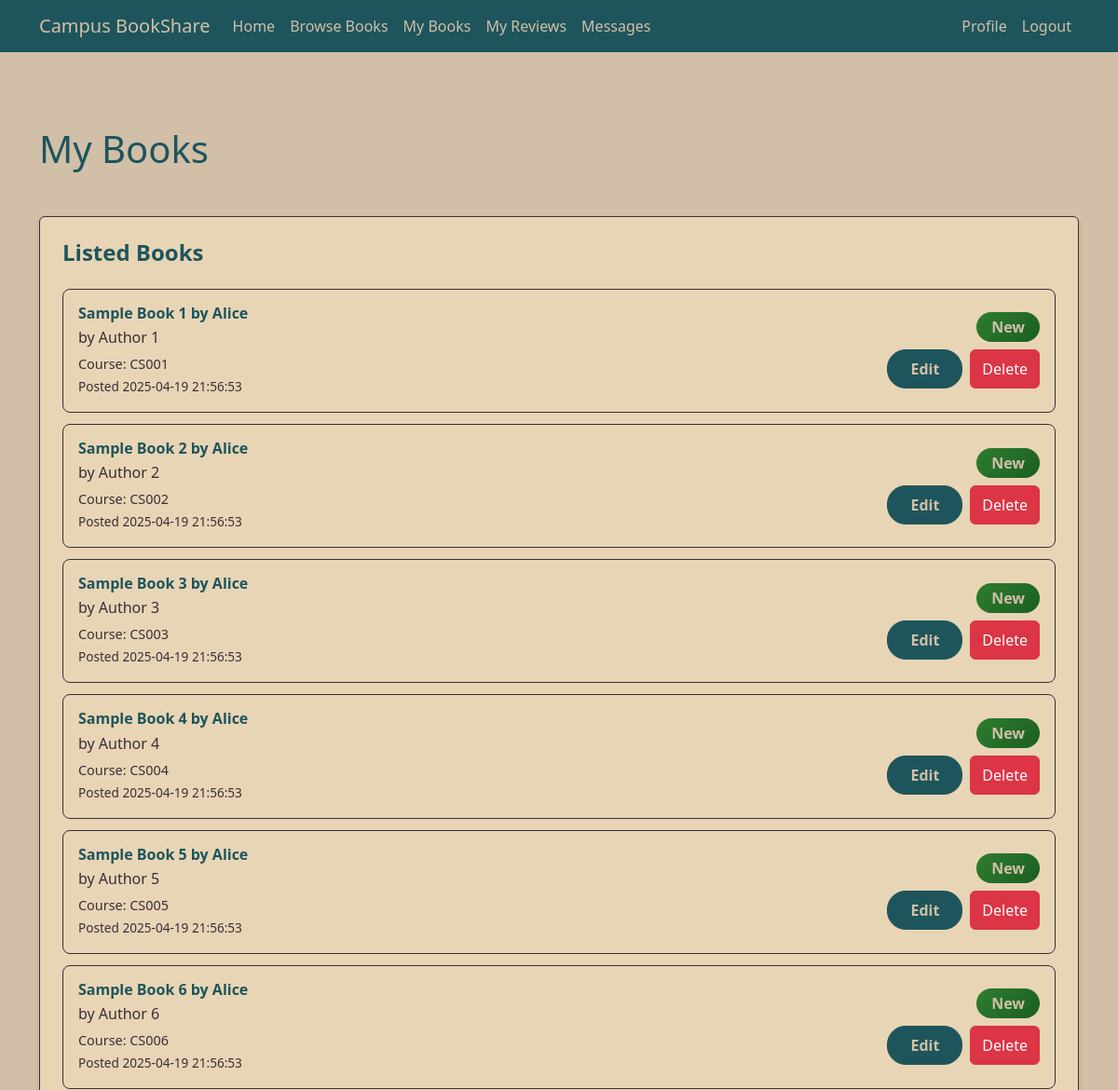
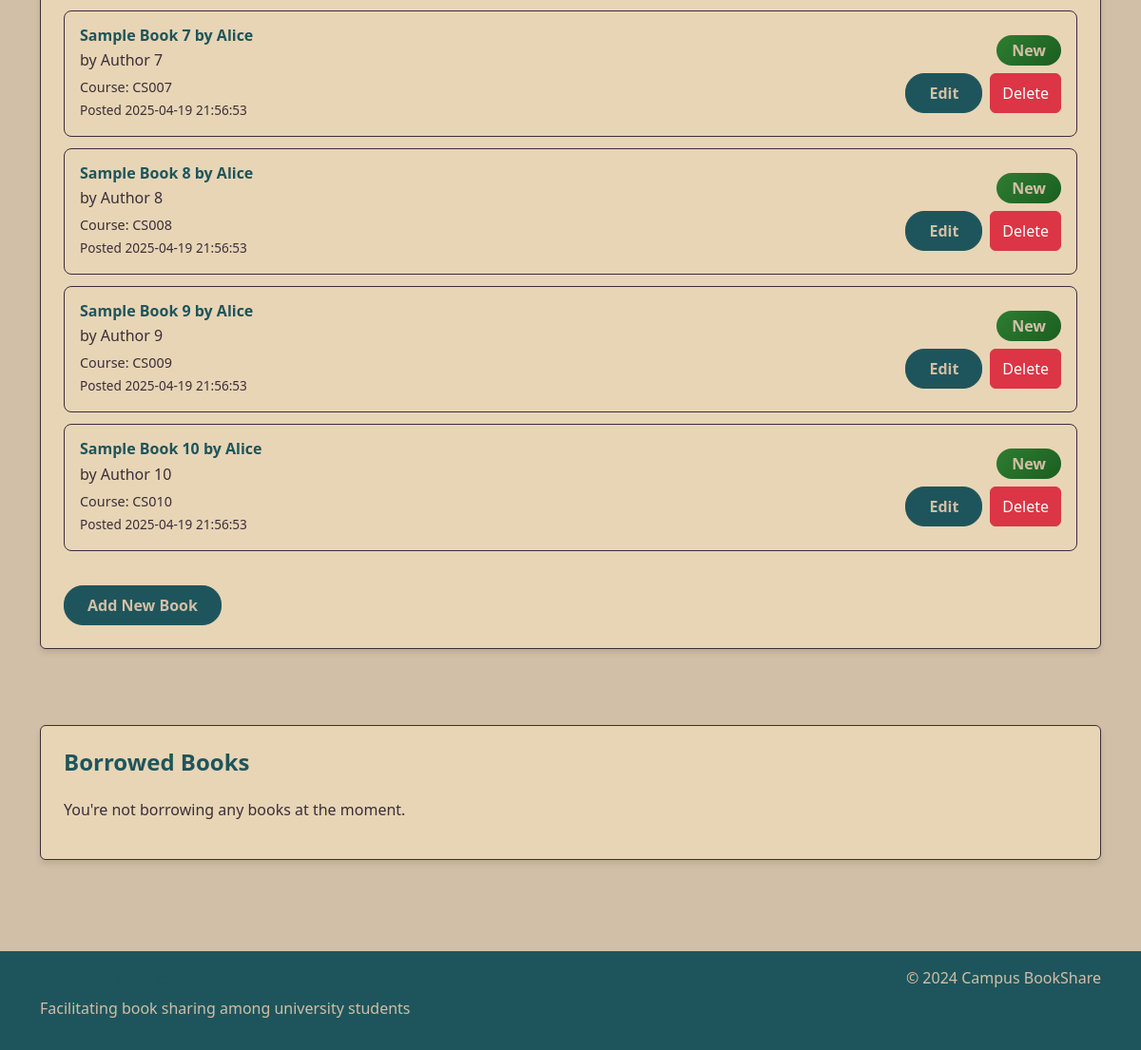
Screenshot of /my-books (signed in) with the database file from the repository (2 pictures, top to bottom).
### tables this page shows
CREATE TABLE Books (
        book_id INTEGER PRIMARY KEY AUTOINCREMENT,
        user_id INTEGER,
        title TEXT NOT NULL,
        author TEXT,
        ISBN TEXT,
        subject TEXT,
        course_code TEXT,
        condition TEXT,
        availability TEXT NOT NULL,
        date_posted TEXT NOT NULL,
        FOREIGN KEY (user_id) REFERENCES Users(user_id)
    );

### app.py (the view)
@app.route('/my-books')
@login_required
def my_books():
    conn = get_db_connection()
    books_lending = conn.execute('''
        SELECT * FROM Books
        WHERE user_id = ?
        ORDER BY date_posted DESC
    ''', (session['user_id'],)).fetchall()
    books_borrowing = conn.execute('''
        SELECT b.*, u.name as lender_name, u.user_id as lender_id
        FROM Books b
        JOIN Users u ON b.user_id = u.user_id
        JOIN BorrowedBooks bb ON b.book_id = bb.book_id
        WHERE bb.borrower_id = ? AND bb.return_date IS NULL
        ORDER BY bb.borrow_date DESC
    ''', (session['user_id'],)).fetchall()
    pending_requests = conn.execute('''
        SELECT br.*, b.title, b.book_id, u.name as borrower_name
        FROM BorrowRequests br
        JOIN Books b ON br.book_id = b.book_id
        JOIN Users u ON br.borrower_id = u.user_id
        WHERE b.user_id = ? AND br.status = 'pending'
        ORDER BY br.request_date DESC
    ''', (session['user_id'],)).fetchall()
    conn.close()
    return render_template('my_books.html',
                         books_lending=books_lending,
                         books_borrowing=books_borrowing,
                         pending_requests=pending_requests)

### app.py (called while the page is built)
def get_db_connection():
    conn = sqlite3.connect('database.db')
    conn.row_factory = sqlite3.Row
    return conn

def login_required(f):
    @wraps(f)
    def decorated_function(*args, **kwargs):
        if 'user_id' not in session:
            flash('Please log in to access this page.', 'warning')
            return redirect(url_for('login'))
        return f(*args, **kwargs) # Returns original function if logged in
    return decorated_function

### templates/my_books.html (shortened to what this page needs)
{% extends "base.html" %}
{% block content %}
<div class="container my-books-container">
    <div class="row mb-4">
        <div class="col-12">
            <h1 class="mb-4">My Books</h1>
        </div>
    </div>
    <div class="row mb-5">
        <div class="col-12">
            <div class="card my-books-card">
                <div class="card-body">
                    <h4 class="card-title">Listed Books</h4>
                    {% if books_lending %}
                    <div class="list-group profile-recent-listings">
                        {% for book in books_lending %}
                        <div class="list-group-item">
                            <div class="d-flex justify-content-between align-items-center">
                                <div>
                                    <h6 class="book-title">{{ book.title }}</h6>
                                    <p class="book-subtitle mb-1">by {{ book.author }}</p>
                                    <small class="book-meta">Course: {{ book.course_code }}</small><br>
                                    <small class="book-date">Posted {{ book.date_posted }}</small>
                                </div>
                                <div class="text-end">
                                    <span class="badge badge-reviews mb-2" data-condition="{{ book.condition }}">{{ book.condition }}</span>
                                    <div class="d-flex gap-2 book-actions">
                                        <a href="{{ url_for('edit_book', book_id=book.book_id) }}" class="btn btn-primary">Edit</a>
                                        <button type="button" class="btn btn-danger" data-bs-toggle="modal" data-bs-target="#deleteModal{{ book.book_id }}">
                                            Delete
                                        </button>
                                    </div>
                                </div>
                            </div>
                        </div>
                        {% endfor %}
                    </div>
                    {% else %}
                    <p class="text-muted">You haven't listed any books for lending yet.</p>
                    {% endif %}
                    <div class="mt-4">
                        <a href="{{ url_for('add_book') }}" class="btn btn-primary">Add New Book</a>
                    </div>
                </div>
            </div>
        </div>
    </div>
    <div class="row">
        <div class="col-12">
            <div class="card my-books-card">
                <div class="card-body">
                    <h4 class="card-title">Borrowed Books</h4>
                    {% if books_borrowing %}
                    <div class="list-group profile-recent-listings">
                        {% for book in books_borrowing %}
                        <div class="list-group-item">
                            <div class="d-flex justify-content-between align-items-center">
                                <div>
                                    <h6 class="book-title">{{ book.title }}</h6>
                                    <p class="book-subtitle mb-1">by {{ book.author }}</p>
                                    <small class="book-meta">Course: {{ book.course_code }}</small><br>
                                    <small class="book-meta">Lender: {{ book.lender_name }}</small><br>
                                    <small class="book-date">Borrowed on {{ book.borrow_date }}</small>
                                </div>
                                <div class="text-end">
                                    <span class="badge badge-reviews mb-2" data-condition="{{ book.condition }}">{{ book.condition }}</span>
                                    <div class="d-flex gap-2 book-actions">
                                        <form action="{{ url_for('return_book', book_id=book.book_id) }}" method="POST" class="d-inline">
                                            <button type="submit" class="btn btn-primary">
                                                <i class="fas fa-undo me-1"></i> Return Book
                                            </button>
                                        </form>
                                        <a href="{{ url_for('message_user', user_id=book.lender_id) }}" class="btn btn-secondary">
                                            <i class="fas fa-envelope me-1"></i> Message Lender
                                        </a>
                                    </div>
                                </div>
                            </div>
                        </div>
                        {% endfor %}
                    </div>
                    {% else %}
                    <p class="text-muted">You're not borrowing any books at the moment.</p>
                    {% endif %}
                </div>
            </div>
        </div>
    </div>
</div>
{% endblock %}

### static/css/style.css (style rules this page uses)
body { background-color: #D1BFA7; color: #1E555C; min-height: 100vh; display: flex; flex-direction: column; }
.btn-primary { background-color: #1E555C; border-color: #1E555C; color: #D1BFA7; font-weight: 600; padding: 0.5rem 1.5rem; border-radius: 20px; }
.card { background-color: #E8D5B5; border: 1px solid #3A2E39; box-shadow: 0 4px 6px rgba(0, 0, 0, 0.1); }
.card-body { color: #1E555C; padding: 1.5rem; }
h1, h2, h3, h4, h5, h6 { color: #1E555C; }
.text-muted { color: #3A2E39 !important; }
.badge-reviews { background-color: #3A2E39; color: #D1BFA7; padding: 0.5rem 1rem; font-size: 1rem; border-radius: 0.25rem; }
.badge-reviews[data-condition="New"] { background: linear-gradient(135deg, #2E7D32, #1B5E20); color: #D1BFA7; }
.book-title { color: #1E555C; font-weight: 600; margin-bottom: 0.5rem; }
.book-subtitle { color: #3A2E39; font-weight: 500; margin-bottom: 1rem; }
.book-meta { color: #3A2E39; font-size: 0.9rem; }
.book-date { color: #3A2E39; font-size: 0.85rem; }
.profile-recent-listings .book-title { color: #1E555C; font-weight: 600; margin-bottom: 0.5rem; }
.profile-recent-listings .book-subtitle { color: #3A2E39; font-weight: 500; margin-bottom: 1rem; }
.profile-recent-listings .book-meta { color: #3A2E39; font-size: 0.9rem; }
.profile-recent-listings .book-date { color: #3A2E39; font-size: 0.85rem; }
.profile-recent-listings .badge { background-color: #1E555C; color: #D1BFA7; padding: 0.5rem 1rem; font-weight: 600; border-radius: 20px; }
.profile-recent-listings .btn-primary { background-color: #1E555C; border-color: #1E555C; font-weight: 600; padding: 0.5rem 1.5rem; border-radius: 20px; }
.profile-recent-listings { background-color: transparent; border: none; }
.profile-recent-listings .list-group-item { background-color: #E8D5B5; border: 1px solid #3A2E39; margin-bottom: 0.75rem; border-radius: 8px; padding: 1rem; }
.profile-recent-listings .book-title { color: #1E555C; font-weight: 600; margin-bottom: 0.25rem; }
.my-books-container { padding: 2rem 0; }
.my-books-card { background-color: #E8D5B5; border: 1px solid #3A2E39; box-shadow: 0 4px 6px rgba(0, 0, 0, 0.1); margin-bottom: 2rem; }
.my-books-card .card-body { padding: 1.5rem; }
.my-books-card .card-title { color: #1E555C; font-weight: 600; margin-bottom: 1.5rem; }
.my-books-card .book-actions { gap: 0.5rem; }

### rows the page displays
Books: title "Sample Book 1 by Alice", author "Author 1", course_code "CS001", date_posted "2025-04-19 21:56:53", condition "New"
Books: title "Sample Book 2 by Alice", author "Author 2", course_code "CS002", date_posted "2025-04-19 21:56:53", condition "New"
Books: title "Sample Book 3 by Alice", author "Author 3", course_code "CS003", date_posted "2025-04-19 21:56:53", condition "New"
Books: title "Sample Book 4 by Alice", author "Author 4", course_code "CS004", date_posted "2025-04-19 21:56:53", condition "New"
Books: title "Sample Book 5 by Alice", author "Author 5", course_code "CS005", date_posted "2025-04-19 21:56:53", condition "New"
Books: title "Sample Book 6 by Alice", author "Author 6", course_code "CS006", date_posted "2025-04-19 21:56:53", condition "New"
Books: title "Sample Book 7 by Alice", author "Author 7", course_code "CS007", date_posted "2025-04-19 21:56:53", condition "New"
Books: title "Sample Book 8 by Alice", author "Author 8", course_code "CS008", date_posted "2025-04-19 21:56:53", condition "New"
Books: title "Sample Book 9 by Alice", author "Author 9", course_code "CS009", date_posted "2025-04-19 21:56:53", condition "New"
Books: title "Sample Book 10 by Alice", author "Author 10", course_code "CS010", date_posted "2025-04-19 21:56:53", condition "New"
